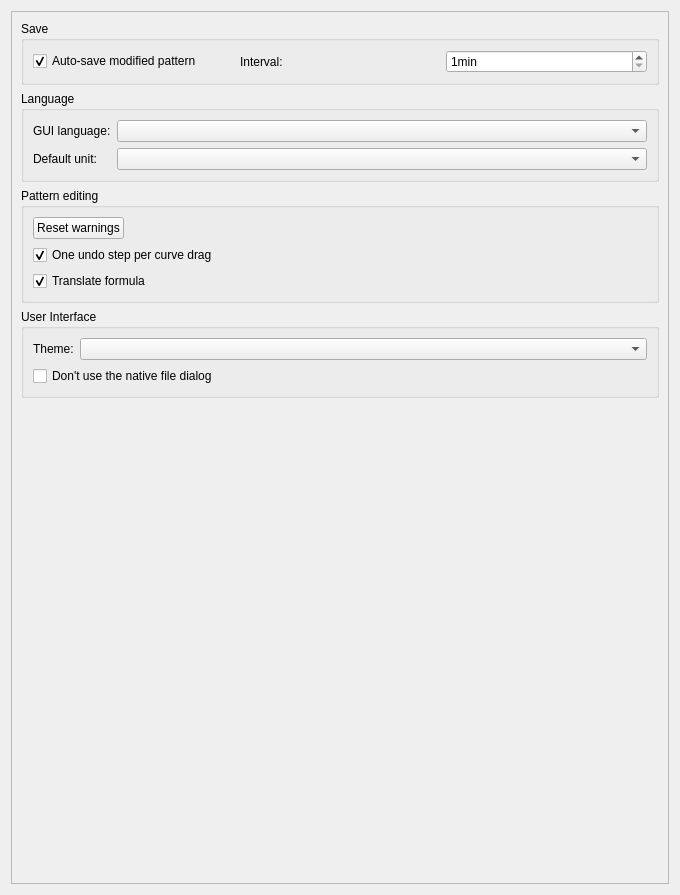
<?xml version="1.0" encoding="UTF-8"?>
<ui version="4.0">
 <class>PreferencesGeneralPage</class>
 <widget class="QWidget" name="PreferencesGeneralPage">
  <property name="geometry">
   <rect>
    <x>0</x>
    <y>0</y>
    <width>680</width>
    <height>895</height>
   </rect>
  </property>
  <property name="windowTitle">
   <string notr="true">General</string>
  </property>
  <layout class="QVBoxLayout" name="verticalLayout">
   <item>
    <widget class="QScrollArea" name="scrollArea">
     <property name="widgetResizable">
      <bool>true</bool>
     </property>
     <widget class="QWidget" name="scrollAreaWidgetContents">
      <property name="geometry">
       <rect>
        <x>0</x>
        <y>0</y>
        <width>624</width>
        <height>839</height>
       </rect>
      </property>
      <layout class="QVBoxLayout" name="verticalLayout_2">
       <item>
        <widget class="QGroupBox" name="saveGroup">
         <property name="title">
          <string>Save</string>
         </property>
         <layout class="QHBoxLayout" name="horizontalLayout">
          <item>
           <widget class="QCheckBox" name="autoSaveCheck">
            <property name="text">
             <string>Auto-save modified pattern</string>
            </property>
            <property name="checked">
             <bool>true</bool>
            </property>
           </widget>
          </item>
          <item>
           <widget class="QLabel" name="label">
            <property name="text">
             <string>Interval:</string>
            </property>
           </widget>
          </item>
          <item>
           <widget class="QSpinBox" name="autoTime">
            <property name="sizePolicy">
             <sizepolicy hsizetype="Minimum" vsizetype="Fixed">
              <horstretch>0</horstretch>
              <verstretch>0</verstretch>
             </sizepolicy>
            </property>
            <property name="suffix">
             <string comment="minutes">min</string>
            </property>
            <property name="minimum">
             <number>1</number>
            </property>
            <property name="maximum">
             <number>60</number>
            </property>
           </widget>
          </item>
         </layout>
        </widget>
       </item>
       <item>
        <widget class="QGroupBox" name="groupBox_2">
         <property name="title">
          <string>Language</string>
         </property>
         <layout class="QFormLayout" name="formLayout">
          <property name="fieldGrowthPolicy">
           <enum>QFormLayout::FieldGrowthPolicy::AllNonFixedFieldsGrow</enum>
          </property>
          <item row="0" column="0">
           <widget class="QLabel" name="label_2">
            <property name="text">
             <string>GUI language:</string>
            </property>
           </widget>
          </item>
          <item row="0" column="1">
           <widget class="QComboBox" name="langCombo">
            <property name="sizePolicy">
             <sizepolicy hsizetype="Preferred" vsizetype="Fixed">
              <horstretch>0</horstretch>
              <verstretch>0</verstretch>
             </sizepolicy>
            </property>
           </widget>
          </item>
          <item row="1" column="0">
           <widget class="QLabel" name="label_4">
            <property name="text">
             <string>Default unit:</string>
            </property>
           </widget>
          </item>
          <item row="1" column="1">
           <widget class="QComboBox" name="unitCombo" />
          </item>
         </layout>
        </widget>
       </item>
       <item>
        <widget class="QGroupBox" name="groupBox_5">
         <property name="title">
          <string>Pattern editing</string>
         </property>
         <layout class="QVBoxLayout" name="verticalLayout_3">
          <item>
           <widget class="QPushButton" name="resetWarningsButton">
            <property name="sizePolicy">
             <sizepolicy hsizetype="Fixed" vsizetype="Fixed">
              <horstretch>0</horstretch>
              <verstretch>0</verstretch>
             </sizepolicy>
            </property>
            <property name="text">
             <string>Reset warnings</string>
            </property>
           </widget>
          </item>
          <item>
           <widget class="QCheckBox" name="checkBoxFreeCurve">
            <property name="toolTip">
             <string>Checked: the curve follows the pointer, and the whole drag is undone in one step when you release it. Unchecked: every mouse movement is written into the pattern and can be undone on its own, one step at a time.</string>
            </property>
            <property name="text">
             <string>One undo step per curve drag</string>
            </property>
            <property name="checked">
             <bool>true</bool>
            </property>
           </widget>
          </item>
          <item>
           <widget class="QCheckBox" name="checkBoxTranslateFormula">
            <property name="toolTip">
             <string>Enable to translate formula according to locale</string>
            </property>
            <property name="text">
             <string>Translate formula</string>
            </property>
            <property name="checked">
             <bool>true</bool>
            </property>
           </widget>
          </item>
         </layout>
        </widget>
       </item>
       <item>
        <widget class="QGroupBox" name="groupBox_8">
         <property name="title">
          <string>User Interface</string>
         </property>
         <layout class="QVBoxLayout" name="verticalLayout_7">
          <item>
           <layout class="QHBoxLayout" name="horizontalLayout_2">
            <item>
             <widget class="QLabel" name="label_16">
              <property name="text">
               <string>Theme:</string>
              </property>
             </widget>
            </item>
            <item>
             <widget class="QComboBox" name="comboBoxThemeMode">
              <property name="sizePolicy">
               <sizepolicy hsizetype="Preferred" vsizetype="Fixed">
                <horstretch>1</horstretch>
                <verstretch>0</verstretch>
               </sizepolicy>
              </property>
              <property name="sizeAdjustPolicy">
               <enum>QComboBox::SizeAdjustPolicy::AdjustToContents</enum>
              </property>
             </widget>
            </item>
           </layout>
          </item>
          <item>
           <widget class="QCheckBox" name="checkBoxDontUseNativeDialog">
            <property name="text">
             <string>Don't use the native file dialog</string>
            </property>
           </widget>
          </item>
         </layout>
        </widget>
       </item>
       <item>
        <spacer name="verticalSpacer">
         <property name="orientation">
          <enum>Qt::Orientation::Vertical</enum>
         </property>
         <property name="sizeHint" stdset="0">
          <size>
           <width>20</width>
           <height>40</height>
          </size>
         </property>
        </spacer>
       </item>
      </layout>
     </widget>
    </widget>
   </item>
  </layout>
 </widget>
 <resources />
 <connections />
</ui>
